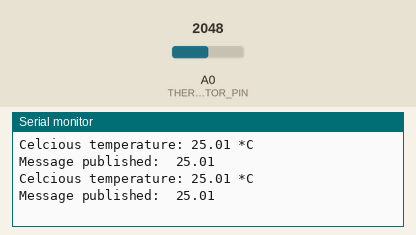
A program run on a simulated Arduino Nano ESP32. On the bench: the last lines printed to the serial monitor. The inputs (shaded band) are chosen by the test bench; at power-on: A0 (THERMISTOR_PIN) = 2048. WiFi joins after 1.5 s; servers stay silent unless stated; no MQTT or app messages arrive unless stated; not simulated (calls return 0 or success): secrets.h.

Above: at 2.8 s.
2.9 s: A0 (THERMISTOR_PIN) set to 1429
At 4.2 s:
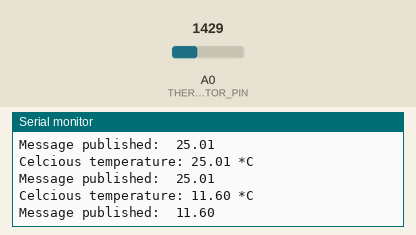
4.4 s: A0 (THERMISTOR_PIN) set to 1287
At 5.3 s:
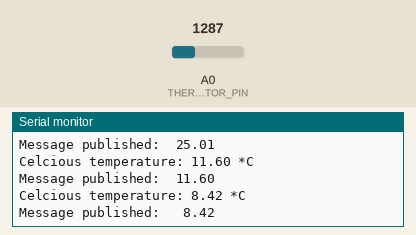
7.1 s: A0 (THERMISTOR_PIN) set to 1011
At 8.4 s:
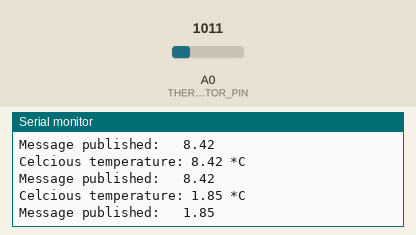
8.6 s: A0 (THERMISTOR_PIN) set to 910
At 9.5 s:
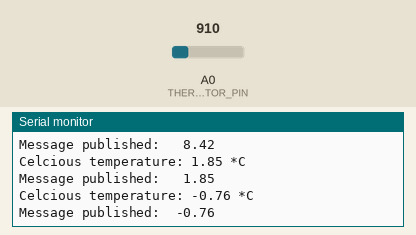
10.1 s: A0 (THERMISTOR_PIN) set to 653
At 11.3 s:
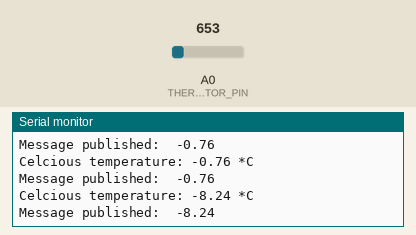
11.6 s: A0 (THERMISTOR_PIN) set to 568
At 12.1 s:
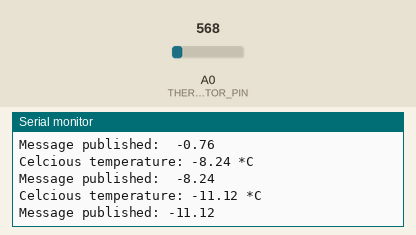
Timing chart, 0 to 14.6 s (numbered marks = the images above; inputs shaded):
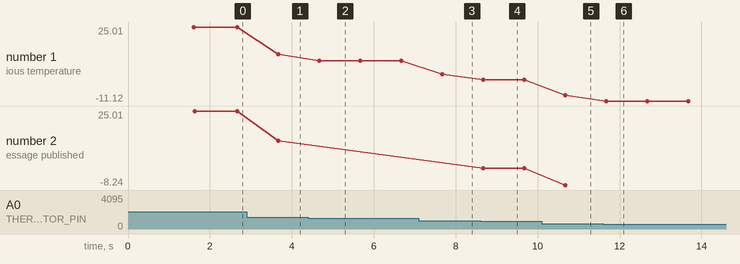

The program:

main.cpp
```cpp
#include <Arduino.h>

#include "config.h"

#include "./thermistor/thermistor.h"
#include "./local_connection_manager/local_connection_manager.h"
#include "./mqtt_client/mqtt_client.h"

LocalConnectionManager localConnectionManager(ssid, pass);
MqttClient mqttClient(broker, port, localConnectionManager.getWifiClient());

Thermistor thermistor(SERIES_RESISTOR, NOMINAL_RESISTANCE, NOMINAL_TEMPERATURE, B_COEFFICIENT);

void setup()
{
  Serial.begin(9600);
  // while (!Serial) {
  //; // wait for serial port to connect. Needed for native USB port only
  // }

  localConnectionManager.connect();
  mqttClient.connect();
}

void loop()
{
  mqttClient.loop();

  int rawValue = analogRead(THERMISTOR_PIN);

  float celciousTemperature = thermistor.calculateCelciousTemperature(rawValue);
  Serial.print("Celcious temperature: ");
  Serial.print(celciousTemperature);
  Serial.println(" *C");

  char tempStr[16];
  dtostrf(celciousTemperature, 6, 2, tempStr);

  mqttClient.publish(topic, tempStr);

  delay(1000);
}
```

local_connection_manager.cpp
```cpp
#include "local_connection_manager.h"

LocalConnectionManager::LocalConnectionManager(const char *ssid, const char *pass)
    : ssid(ssid), pass(pass), wifiClient()
{
}

void LocalConnectionManager::connect()
{
    Serial.print("Attempting to connect to WPA SSID: ");
    Serial.println(this->ssid);

    WiFi.begin(this->ssid, this->pass) != WL_CONNECTED;

    while (WiFi.status() != WL_CONNECTED)
    {
        delay(500);
        Serial.print(F("."));
    }

    Serial.println("You're connected to the network");
    Serial.println();
}

WiFiClient& LocalConnectionManager::getWifiClient()
{
    return this->wifiClient;
}
```

local_connection_manager.h
```cpp
#ifndef LOCAL_CONNECTION_MANAGER_H
#define LOCAL_CONNECTION_MANAGER_H

#include <Arduino.h>
#include <WiFi.h>

class LocalConnectionManager
{
public:
    LocalConnectionManager(const char *ssid, const char *pass);
    void connect();
    WiFiClient& getWifiClient();

private:
    const char *ssid;
    const char *pass;
    WiFiClient wifiClient;
};

#endif
```

mqtt_client.cpp
```cpp
#include "mqtt_client.h"

MqttClient::MqttClient(const char *broker, int mqttPort, WiFiClient &wifiClient)
{
    this->broker = broker;
    this->mqttPort = mqttPort;
    this->pubsubClient = PubSubClient(wifiClient);
}

void MqttClient::connect()
{
    Serial.print("Attempting to connect to MQTT broker: ");
    Serial.println(this->broker);

    this->pubsubClient.setServer(this->broker, this->mqttPort);

    while (!this->pubsubClient.connected())
    {
        Serial.print(F("Attempting MQTT connection..."));
        if (this->pubsubClient.connect("ESP32Client"))
        {
            Serial.println("You're connected to the MQTT broker!");
            Serial.println();
        }
        else
        {
            Serial.print("failed, rc=");
            Serial.print(this->pubsubClient.state());
            Serial.println(" try again in 5 seconds");
            delay(5000);
        }
    }
}

void MqttClient::publish(const char *topic, const char *payload)
{
    if (this->pubsubClient.publish(topic, payload))
    {
        Serial.print("Message published: ");
        Serial.println(payload);
    }
    else
    {
        Serial.println("Message publish failed");
    }
}

void MqttClient::loop()
{
    if (!this->pubsubClient.connected())
    {
        Serial.println("Disconnected from MQTT broker. Reconnecting...");
        if (this->pubsubClient.connect("ESP32Client"))
        {
            Serial.println("Reconnected to MQTT broker");
        }
        else
        {
            Serial.print("Failed to reconnect. Error code = ");
            Serial.print(this->pubsubClient.state());
            Serial.println(" try again in 5 seconds");
            delay(5000); // Wait 5 seconds before retrying
        }
    }

    this->pubsubClient.loop(); // Maintain MQTT connection
}
```

mqtt_client.h
```cpp
#ifndef MQTT_CLIENT_H
#define MQTT_CLIENT_H

#include <Arduino.h>
#include <PubSubClient.h>
#include <WiFi.h>

class MqttClient
{

public:
    MqttClient(const char *broker, int port, WiFiClient &wifiClient);
    void connect();
    void publish(const char *topic, const char *payload);
    void loop();

private:
    PubSubClient pubsubClient;
    const char *broker;
    int mqttPort;
};

#endif
```

thermistor.cpp
```cpp
#include "thermistor.h"

Thermistor::Thermistor(int seriesResistor, int nominalResistance, int nominalTemperature, int bCoefficient)
{
    this->seriesResistor = seriesResistor;
    this->nominalResistance = nominalResistance;
    this->nominalTemperature = nominalTemperature;
    this->bCoefficient = bCoefficient;
}

float Thermistor::calculateCelciousTemperature(int rawValue)
{

    float voltage = rawValue * (3.3 / 4095.0);
    float resistance = this->seriesResistor * (3.3 / voltage - 1);
    float steinhart;

    steinhart = resistance / this->nominalResistance;       // (R/Ro)
    steinhart = log(steinhart);                             // ln(R/Ro)
    steinhart /= this->bCoefficient;                        // 1/B * ln(R/Ro)
    steinhart += 1.0 / (this->nominalTemperature + 273.15); // + (1/To)
    steinhart = 1.0 / steinhart;                            // Invert
    steinhart -= 273.15;                                    // convert to C

    return steinhart;
}
```

thermistor.h
```cpp
#ifndef THERMISTOR_H
#define THERMISTOR_H

#include <Arduino.h>

class Thermistor
{
public:
    Thermistor(int seriesResistor, int nominalResistance, int nominalTemperature, int bCoefficient);
    float calculateCelciousTemperature(int rawValue);

private:
    int seriesResistor;
    int nominalResistance;
    int nominalTemperature;
    int bCoefficient;
};

#endif
```

config.h
```cpp
#ifndef CONFIG_H
#define CONFIG_H

#include "secrets.h"

// Pin definitions
#define THERMISTOR_PIN A0

// Thermistor constants
#define SERIES_RESISTOR 10000    // 10kΩ resistor
#define NOMINAL_RESISTANCE 10000 // 10kΩ nominal resistance of the thermistor
#define NOMINAL_TEMPERATURE 25   // nominal temperature (25°C)
#define B_COEFFICIENT 3950       // B coefficient of the thermistor

// MQTT configuration
const char broker[] = "192.168.55.102";
const int port = 1883;
const char topic[] = "temperature-topic";

// WiFi configuration
char ssid[] = SECRET_SSID; // network SSID
char pass[] = SECRET_PASS; // network password

#endif
```

Measured:
- the behaviour switches between 1357 and 1356 on A0 (THERMISTOR_PIN) (found by bisection; images 1 and 2)
- the behaviour switches between 939 and 938 on A0 (THERMISTOR_PIN) (found by bisection; images 3 and 4)
- the behaviour switches between 601 and 600 on A0 (THERMISTOR_PIN) (found by bisection; images 5 and 6)
- after the input at 2.9 s, the serial monitor: prints a new line after 0.76 s (image 1)
- after the input at 4.4 s, the serial monitor: prints a new line after 0.27 s (image 2)
- after the input at 7.1 s, the serial monitor: prints a new line after 0.57 s (image 3)
- after the input at 8.6 s, the serial monitor: prints a new line after 0.07 s (image 4)
- after the input at 10.1 s, the serial monitor: prints a new line after 0.57 s (image 5)
- after the input at 11.6 s, the serial monitor: prints a new line after 0.07 s (image 6)
